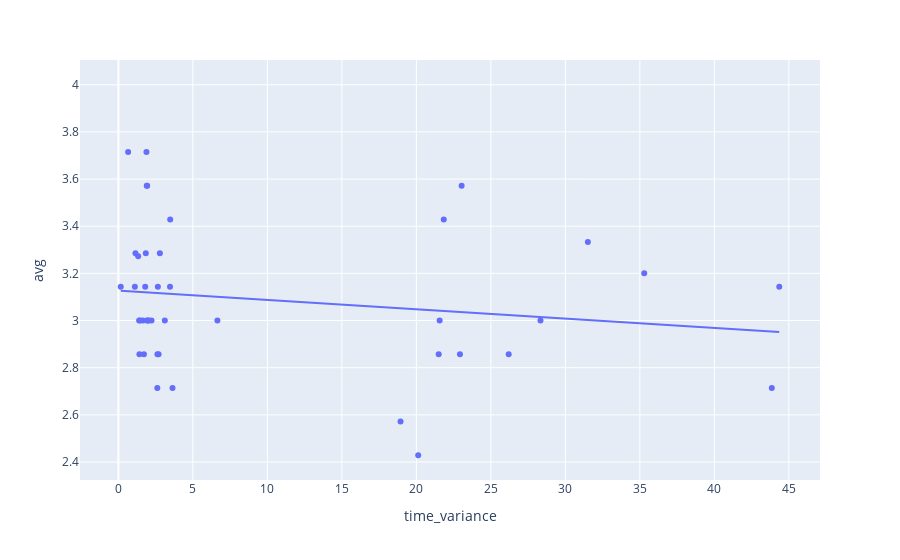

Notebook source saved alongside this figure:
### Code cell
varianceXtimevariance = px.scatter(mood_weekly, x='time_variance', y='avg', trendline='ols')
varianceXtimevariance.show()

### Figure 1 — Plotly figure (JSON) as saved in the notebook; plotly's stock layout.template omitted (floating-point values rounded to 4 significant figures)
{"data": [{"hovertemplate": "time_variance=%{x}<br>avg=%{y}<extra></extra>", "legendgroup": "", "marker": {"color": "#636efa", "symbol": "circle"}, "mode": "markers", "name": "", "orientation": "v", "showlegend": false, "type": "scatter", "x": [1.713, 1.91, 18.94, 21.5, 2.696, 3.632, 1.641, 1.799, 1.882, 3.114, 20.12, 1.41, 1.994, 28.33, 2.223, 21.56, 21.84, 6.646, 43.85, 44.35, 1.327, 26.19, 35.29, 3.464, 1.146, 1.901, 1.104, 2.648, 1.931, 23.04, 31.51, 0.6506, 2.037, 2.611, 2.62, 3.475, 22.92, 2.783, 1.391, 0.1574, 1.839, 1.457, null], "xaxis": "x", "y": [2.857, 3.0, 2.571, 2.857, 2.857, 2.714, 3.0, 3.143, 3.714, 3.0, 2.429, 2.857, 3.0, 3.0, 3.0, 3.0, 3.429, 3.0, 2.714, 3.143, 3.273, 2.857, 3.2, 3.143, 3.286, 3.571, 3.143, 3.143, 3.571, 3.571, 3.333, 3.714, 3.0, 2.714, 2.857, 3.429, 2.857, 3.286, 3.0, 3.143, 3.286, 3.0, 4.0], "yaxis": "y"}, {"hovertemplate": "<b>OLS trendline</b><br>avg = -0.00396985 * time_variance + 3.12717<br>R<sup>2</sup>=0.030130<br><br>time_variance=%{x}<br>avg=%{y} <b>(trend)</b><extra></extra>", "legendgroup": "", "marker": {"color": "#636efa", "symbol": "circle"}, "mode": "lines", "name": "", "showlegend": false, "type": "scatter", "x": [0.1574, 0.6506, 1.104, 1.146, 1.327, 1.391, 1.41, 1.457, 1.641, 1.713, 1.799, 1.839, 1.882, 1.901, 1.91, 1.931, 1.994, 2.037, 2.223, 2.611, 2.62, 2.648, 2.696, 2.783, 3.114, 3.464, 3.475, 3.632, 6.646, 18.94, 20.12, 21.5, 21.56, 21.84, 22.92, 23.04, 26.19, 28.33, 31.51, 35.29, 43.85, 44.35], "xaxis": "x", "y": [3.127, 3.125, 3.123, 3.123, 3.122, 3.122, 3.122, 3.121, 3.121, 3.12, 3.12, 3.12, 3.12, 3.12, 3.12, 3.12, 3.119, 3.119, 3.118, 3.117, 3.117, 3.117, 3.116, 3.116, 3.115, 3.113, 3.113, 3.113, 3.101, 3.052, 3.047, 3.042, 3.042, 3.04, 3.036, 3.036, 3.023, 3.015, 3.002, 2.987, 2.953, 2.951], "yaxis": "y"}], "layout": {"legend": {"tracegroupgap": 0}, "margin": {"t": 60}, "xaxis": {"anchor": "y", "domain": [0.0, 1.0], "title": {"text": "time_variance"}}, "yaxis": {"anchor": "x", "domain": [0.0, 1.0], "title": {"text": "avg"}}}}
